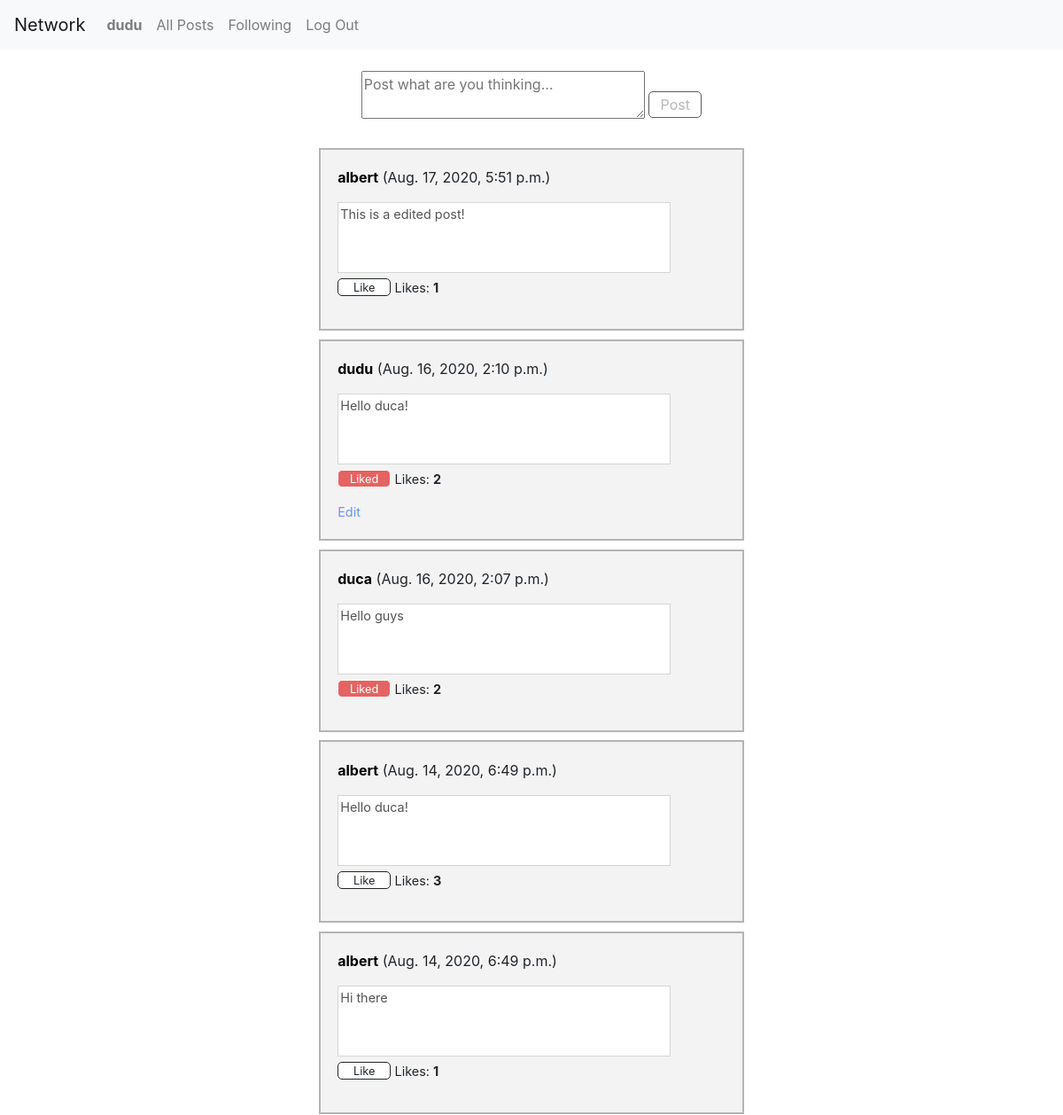
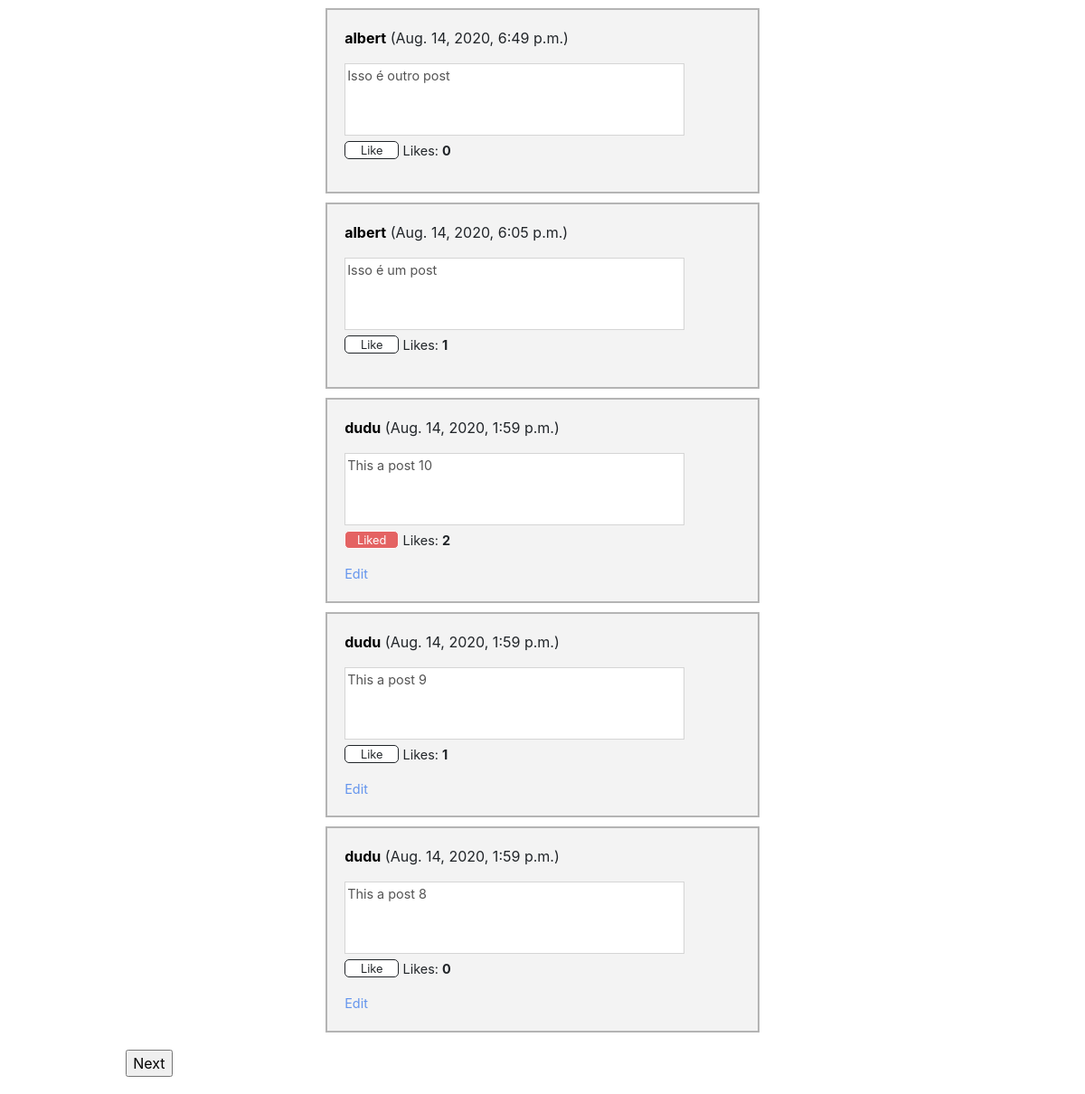
/ (signed in), run on the app's committed database (2 pictures, top to bottom).
### network/models.py (models this page shows, shortened)
class User(AbstractUser):
    posts_owner = models.ManyToManyField(Post, blank=True, related_name='owner')
    likes_owner = models.ManyToManyField(Like, blank=True, related_name='owner')
    def __str__(self):
        return self.username

class Post(models.Model):
    post_content = models.TextField(max_length=512, blank=False)
    post_likes = models.ManyToManyField(Like, blank=True, related_name='Post')
    post_date = models.DateTimeField(default=timezone.now, verbose_name='date posted')
    class Meta:
        verbose_name = "Post"
        verbose_name_plural = "Posts"

### network/views.py (the view)
# urls.py: path("", views.index, name="index"),
def index(request, start=0, end=10, mode='loadIndex'):
    if request.method == 'GET' or mode == 'loadPosts':
        posts_info = getPostsInfo(request, start, end)
        loadPlus = getLoadPlus(end)
        loadMinus = getLoadMinus(start)
        start+= 10
        return render(request, "network/index.html", {
            'posts_info': posts_info,
            'start': start,
            'loadPlus': loadPlus,
            'loadMinus': loadMinus
        })
    content = request.POST.get('textarea')
    user = request.user
    createPost(content, user)
    return HttpResponseRedirect(reverse("index"))

### network/views.py (called while the page is built)
def getPostsInfo(request, start, end):
    posts = Post.objects.order_by('pk').reverse()[start:end]
    posts_info = checkPosts(request, posts)
    return posts_info

def checkPosts(request, posts):
    posts_info = getInfo_of_posts(request, posts)
    return posts_info

def getInfo_of_posts(request, posts):
    posts_info = []
    user = request.user
    for post in posts:
        post_line = getPostLine(user, post)
        posts_info.append(post_line)
    return posts_info

def getPostLine(user, post):
    post_line = {}
    is_liked = getIsLiked(user, post)
    owner = getOwner(post)
    is_owner = getIsOwner(owner, user)
    numberOfLikes = getNumberOfLikes(post)
    post_line['post'] = post
    post_line['owner']= owner
    post_line['is_liked'] =  is_liked
    post_line['number_of_likes'] = numberOfLikes
    post_line['is_owner'] = is_owner
    return post_line

def getIsLiked(user, post):
    if(user.is_anonymous):
        return False
    else:
        likes = Like.objects.filter(owner=user, Post=post)
        if(len(likes) > 0):
            return True

def getIsOwner(owner, user):
    if owner == user:
        return True
    return False

def getOwner(post):
    owner = User.objects.filter(posts_owner=post).first()
    return owner

def getNumberOfLikes(post):
    numberOfLikes = len(Like.objects.filter(Post=post))
    return numberOfLikes

def getLoadMinus(start):
    if(start>=10):
        return True
    return False

def getLoadPlus(end):
    numberOfPosts = len(Post.objects.order_by('pk').reverse())
    if numberOfPosts - end >= 10:
        return True
    return False

### network/templates/network/index.html (shortened to what this page needs)
{% extends "network/layout.html" %}
{% load static %}
{% block body %}
    {% if user.is_authenticated %}
    <div id="form-to-post">
        <form method="POST" action="{% url 'index' %}">
            <div id="form-content-to-post">
                <textarea onkeyup="verify()" name="textarea" id="textarea-to-post" placeholder="Post what are you thinking..."></textarea>
                <input id="submit-to-post" type="submit" value="Post" disabled>
            </div>
        </form>
    </div>
    {% endif %}
    <div id="grand-post">
    {% for post in posts_info  %}
      <div id="div-{{ post.post.pk }}" class="list-posts">
        <p id="post-owner"><strong><a class="link-user" href="{% url 'userPage' post.owner.pk %}">{{ post.owner }}</a></strong> ({{ post.post.post_date }})</p>
        <textarea  id="textarea-{{ post.post.pk }}" class="post-content" disabled >{{ post.post.post_content }}</textarea>
        <div class="div-for-likes">
            {% if post.is_liked and user.is_authenticated %}
                <div onclick="likeButton(this)" value="close" id="{{ post.post.pk }}" class="like-button-close">Liked</div>
            {% elif not post.is_liked and user.is_authenticated%}
                <div onclick="likeButton(this)" value="open" id="{{ post.post.pk }}" class="like-button-open" >Like</div>
            {% endif %}
            <p class="p-like">Likes: <strong id="likes-{{ post.post.pk }}">{{ post.number_of_likes }}</strong></p>
        </div>
        {% if post.owner == request.user %}
            <div id="edit-{{ post.post.pk }}" data-post="{{ post.post.pk }}" onclick="editPost(this)" class="div-link-to-edit"><p class="link-to-edit" >Edit</p></div>
        {% endif %}
      </div>
    {% endfor %}
    {% if loadPlus %}
    <form action="{% url 'show10Posts' 'up' 'index' 0 %}" method="POST">
        <input type="submit" value="Next" id="load-posts-button">
    </form>
    {% endif %}
    </div>
{% endblock %}

### network/templates/network/layout.html (shortened to what this page needs)
{% load static %}
<!DOCTYPE html>
<html lang="en">
    <head>
        <link rel="stylesheet" href="https://stackpath.bootstrapcdn.com/bootstrap/4.4.1/css/bootstrap.min.css">
        <link href="{% static 'network/styleCSS.css' %}" rel="stylesheet">
    </head>
    <body>
        <nav class="navbar navbar-expand-lg navbar-light bg-light">
            <a class="navbar-brand" href="#">Network</a>
            <div>
              <ul class="navbar-nav mr-auto">
                {% if user.is_authenticated %}
                    <li class="nav-item">
                        <a class="nav-link" href="{% url 'userPage' user.pk  %}"><strong>{{ user.username }}</strong></a>
                    </li>
                {% endif %}
                <li class="nav-item">
                  <a class="nav-link" href="{% url 'index' %}">All Posts</a>
                </li>
                {% if user.is_authenticated %}
                    <li class="nav-item">
                        <a class="nav-link" href="{% url 'followingPage' %}">Following</a>
                    </li>
                    <li class="nav-item">
                        <a class="nav-link" href="{% url 'logout' %}">Log Out</a>
                    </li>
                {% endif %}
              </ul>
            </div>
          </nav>
        <div class="body">
            {% block body %}
            {% endblock %}
        </div>
    </body>
</html>

### network/static/network/styleCSS.css (style rules this page uses)
#form-to-post { background-color: white; width: 60vh; margin: 0 auto; margin-top: 2%; padding-left: auto; padding-right: auto; margin-bottom: 2%; }
#form-content-to-post { margin: 0 auto; text-align: center; }
#textarea-to-post { width: 40vh; }
#submit-to-post { background-color: white; border-style: solid; border-color: rgb(90, 90, 90); border-width: 1px; border-radius: 5px; height: 30px; width: 60px; position: relative; top: -10px; }
.list-posts { width: 60vh; height: fit-content; background-color: rgb(243, 243, 243); margin: 0 auto; margin-top: 1%; border-style: solid; border-color: rgb(180, 180, 180); border-width: 2px; padding: 2%; }
#grand-post { display: block; margin-left: 10%; margin-right: 10%; width: 80%; }
.post-content:disabled { resize: none; background-color: white; width: 47vh; height: 10vh; font-size: 90%; }
.like-button-open { border-radius: 5px; border-style: solid; border-width: 1px; width: 60px; height: 20px; outline: none; font-size: 80%; background-color: white; user-select: none; text-align: center; }
.like-button-close { border-radius: 5px; border-style: solid; border-width: 1px; width: 60px; height: 20px; outline: none; font-size: 80%; background-color: rgb(228, 99, 99); color: white; user-select: none; text-align: center; }
.div-for-likes { display: flex; }
.p-like { font-size: 90%; padding-left: 1%; }
#load-posts-button { margin: 2%; }
.link-user { color: black; text-decoration: none; }
.link-to-edit { font-size: 90%; margin: 0; color: cornflowerblue; }
.div-link-to-edit { width: fit-content; user-select: none; }

### data on the page
User: username "dudu"
Post: owner "albert", post.post_date "Aug. 17, 2020, 5:51 p.m.", post.pk "This is a edited post!", number_of_likes "1"
Post: owner "dudu", post.post_date "Aug. 16, 2020, 2:10 p.m.", post.pk "Hello duca!", number_of_likes "2"
Post: owner "duca", post.post_date "Aug. 16, 2020, 2:07 p.m.", post.pk "Hello guys", number_of_likes "2"
Post: owner "albert", post.post_date "Aug. 14, 2020, 6:49 p.m.", post.pk "Hello duca!", number_of_likes "3"
Post: owner "albert", post.post_date "Aug. 14, 2020, 6:49 p.m.", post.pk "Hi there", number_of_likes "1"
Post: owner "albert", post.post_date "Aug. 14, 2020, 6:49 p.m.", post.pk "Isso é outro post", number_of_likes "0"
Post: owner "albert", post.post_date "Aug. 14, 2020, 6:05 p.m.", post.pk "Isso é um post", number_of_likes "1"
Post: owner "dudu", post.post_date "Aug. 14, 2020, 1:59 p.m.", post.pk "This a post 10", number_of_likes "2"
Post: owner "dudu", post.post_date "Aug. 14, 2020, 1:59 p.m.", post.pk "This a post 9", number_of_likes "1"
Post: owner "dudu", post.post_date "Aug. 14, 2020, 1:59 p.m.", post.pk "This a post 8", number_of_likes "0"
